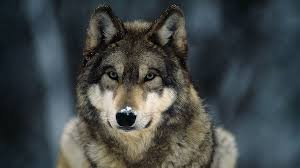
#> input picture .utils/wolf.jpg, 300 x 168 px
$ python naloga2.py
#> lines starting #> are read from the running program, lines starting #| are printed output that depends on the picture
import cv2 as cv
import numpy as np
import math

def konvolucija(slika, jedro):
    '''Izvede konvolucijo nad sliko. Brez uporabe funkcije cv.filter2D, ali katerekoli druge funkcije, ki izvaja konvolucijo.
    Funkcijo implementirajte sami z uporabo zank oz. vektorskega računanja.'''
    visina, sirina = slika.shape
    j_visina, j_sirina = jedro.shape
    pad_v = j_visina // 2
    pad_s = j_sirina // 2

    razsirjena_slika = np.pad(slika, ((pad_v, pad_v), (pad_s, pad_s)))
    filtrirano = np.zeros_like(slika, dtype=np.float32)
    for i in range(visina):
        for j in range(sirina):
            filtrirano[i, j] = np.sum(razsirjena_slika[i:i+j_visina, j:j+j_sirina] * jedro)

    return filtrirano
    pass

def filtriraj_z_gaussovim_jedrom(slika,sigma):
    '''Filtrira sliko z Gaussovim jedrom..'''
    velikost_jedra = (int)(2 * sigma) * 2 + 1
    k = (velikost_jedra / 2) - (1/2)

    jedro = np.zeros((velikost_jedra, velikost_jedra), dtype=np.float32)
    for i in range(velikost_jedra):
        for j in range(velikost_jedra):
            jedro[i,j] = (1 / (2 * math.pi * math.pow(sigma, 2)) * math.exp(-(math.pow((i - k - 1), 2) + math.pow((j - k - 1), 2)) / (2 * math.pow(sigma, 2))))

    jedro /= np.sum(jedro)
    return konvolucija(slika,jedro)
    pass

def filtriraj_sobel_smer(slika):
    '''Filtrira sliko z Sobelovim jedrom in označi gradiente v orignalni sliki glede na ustrezen pogoj.'''
    sobel_y = np.array([[-1, 0, 1], [-2, 0, 2], [-1, 0, 1]])
    gradient_y = konvolucija(slika, sobel_y)
    barvna_slika = cv.cvtColor(slika.astype(np.uint8), cv.COLOR_GRAY2BGR)

    barvna_slika[np.where(gradient_y > 150)] = [0, 255, 0]
    return barvna_slika
    pass

if __name__ == '__main__':
    slika = cv.imread('.utils/wolf.jpg', cv.IMREAD_GRAYSCALE).astype(np.float32)
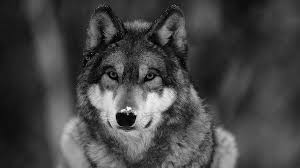
#> slika: shape (168, 300) float32; min 0, max 255, mean 69.1
    if slika is None:
        print("Napaka: Slika ni bila naložena. Preveri pot do slike.")
    else:
        gaus_slika = filtriraj_z_gaussovim_jedrom(slika, 1)
#> in konvolucija, `razsirjena_slika = np.pad(slika, ((pad_v, pad_v), (pad_s, pad_s)))`:
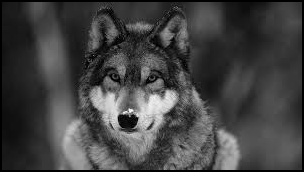
#> razsirjena_slika: shape (172, 304) float32; min 0, max 255, mean 66.6
#> after the loop in konvolucija, `for i in range(visina):`:
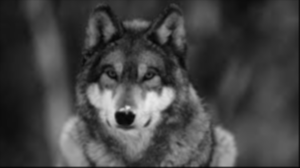
#> filtrirano: shape (168, 300) float32; min 5.29, max 233.9, mean 68.8
        sobel_vertikalna = filtriraj_sobel_smer(gaus_slika)
#> in konvolucija (call 2), `razsirjena_slika = np.pad(slika, ((pad_v, pad_v), (pad_s, pad_s)))`:
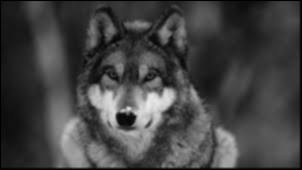
#> razsirjena_slika: shape (170, 302) float32; min 0, max 233.9, mean 67.5
#> after the loop in konvolucija (call 2), `for i in range(visina):`:
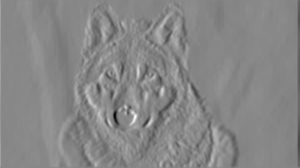
#> filtrirano: shape (168, 300) float32; min -531.7, max 472.5, mean 0; drawn with min black and max white
#> in filtriraj_sobel_smer, `barvna_slika[np.where(gradient_y > 150)] = [0, 255, 0]`:
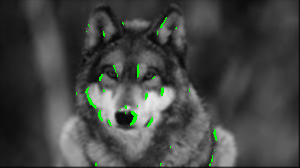
#> barvna_slika: shape (168, 300, 3); mean B, G, R 67.4, 69.4, 67.4

        while True:
            cv.imshow('Slika', slika.astype(np.uint8))
            cv.imshow('Gauss filter', gaus_slika.astype(np.uint8))
            cv.imshow('Sobel filter', sobel_vertikalna)

            if cv.waitKey(1) & 0xFF == ord('q'):
#> (key q is pressed here)
                break

    cv.waitKey(0)
    cv.destroyAllWindows()
    pass
